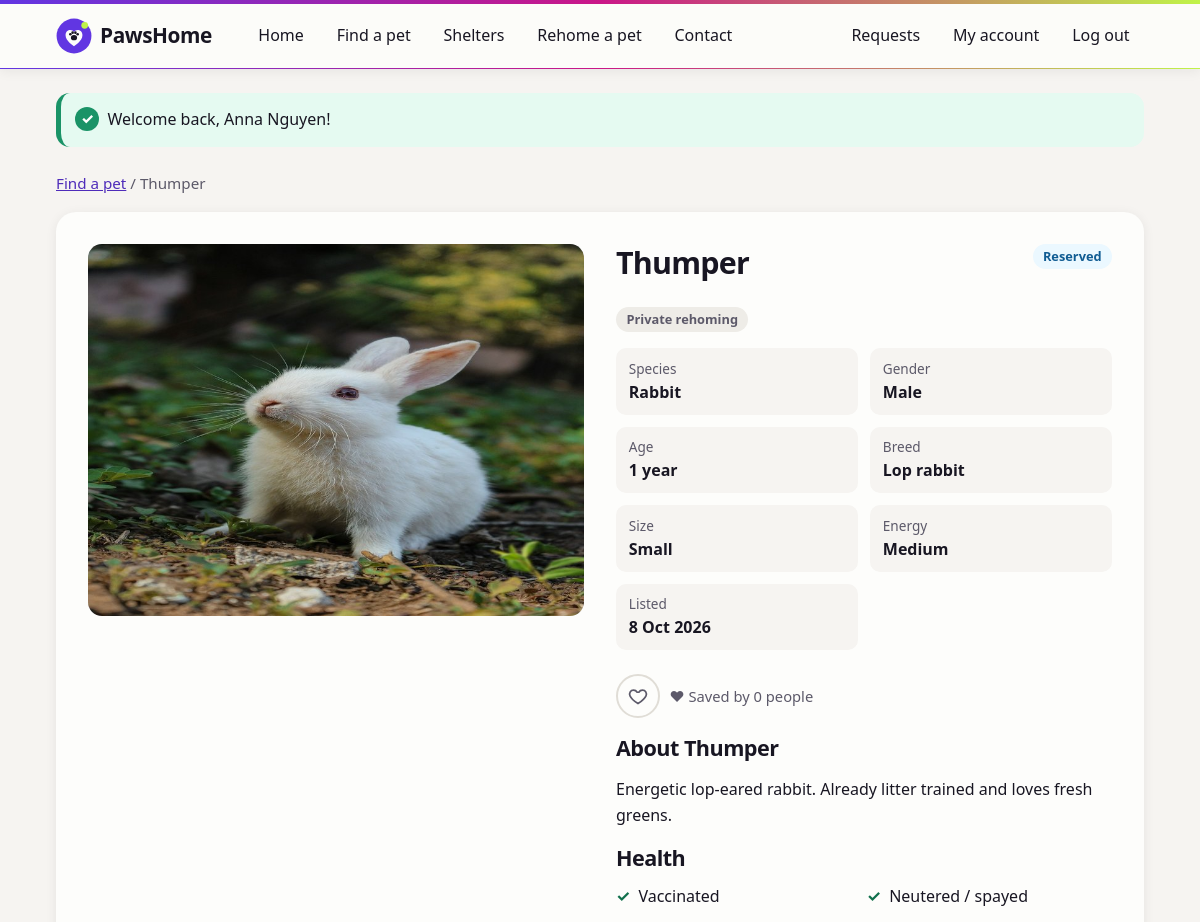
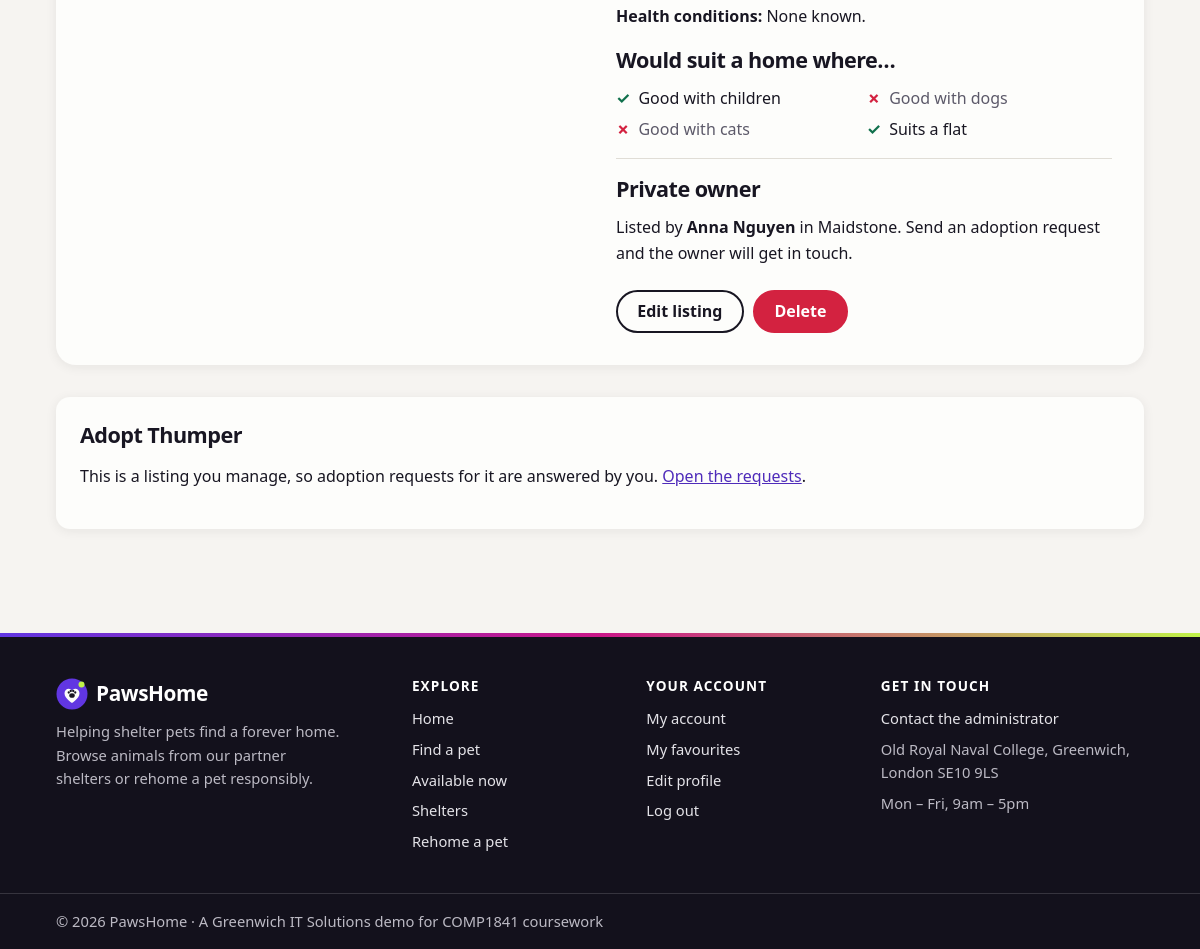
The app's page /pet.php?id=3 (signed in) with its own data (2 pictures, top to bottom).
### tables this page shows
CREATE TABLE pet (
    id INT NOT NULL AUTO_INCREMENT,
    name VARCHAR(50) NOT NULL,
    age INT NOT NULL,
    gender ENUM('Male', 'Female') NOT NULL,
    description TEXT NOT NULL,
    image VARCHAR(255) NULL,
    imagecredit VARCHAR(255) NULL,    
    imagesource VARCHAR(500) NULL,    
    breed VARCHAR(80) NULL,
    size ENUM('Small', 'Medium', 'Large') NOT NULL DEFAULT 'Medium',
    energy ENUM('Low', 'Medium', 'High') NOT NULL DEFAULT 'Medium',
    vaccinated TINYINT(1) NOT NULL DEFAULT 0,        
    neutered TINYINT(1) NOT NULL DEFAULT 0,
    healthnotes VARCHAR(500) NULL,                   
    goodwithkids TINYINT(1) NOT NULL DEFAULT 0,
    goodwithdogs TINYINT(1) NOT NULL DEFAULT 0,
    goodwithcats TINYINT(1) NOT NULL DEFAULT 0,
    apartmentok TINYINT(1) NOT NULL DEFAULT 0,       
    status ENUM('Available', 'Reserved', 'Adopted') NOT NULL DEFAULT 'Available',
     
    approval ENUM('Pending', 'Approved', 'Rejected') NOT NULL DEFAULT 'Pending',
    reviewnote VARCHAR(255) NULL,     
    dateadded DATE NOT NULL,
    speciesid INT NOT NULL,
    shelterid INT NULL,               
    city VARCHAR(100) NULL,           
    userid INT NULL,
    PRIMARY KEY (id),
    FOREIGN KEY (speciesid) REFERENCES species (id) ON DELETE RESTRICT,
    FOREIGN KEY (shelterid) REFERENCES shelter (id) ON DELETE RESTRICT,
    FOREIGN KEY (userid) REFERENCES user (id) ON DELETE SET NULL
);

CREATE TABLE species (
    id INT NOT NULL AUTO_INCREMENT,
    name VARCHAR(50) NOT NULL,
    PRIMARY KEY (id),
    UNIQUE KEY (name)
);

CREATE TABLE user (
    id INT NOT NULL AUTO_INCREMENT,
    name VARCHAR(100) NOT NULL,
    email VARCHAR(255) NOT NULL,
    password VARCHAR(255) NOT NULL,
    role ENUM('member', 'admin') NOT NULL DEFAULT 'member',
    shelterid INT NULL,               
    datejoined DATE NOT NULL,
    PRIMARY KEY (id),
    UNIQUE KEY (email)
);

### includes/Functions.php (called while the page is built, shortened)
<?php
function html($text) {
	return htmlspecialchars($text ?? '', ENT_QUOTES, 'UTF-8');
}
function loadTemplate($templateFile, $variables = []) {
	extract($variables);
	include __DIR__ . '/../templates/' . $templateFile;
	return ob_get_clean();
}
function formatDate($date) {
	return date('j M Y', strtotime($date));
}
function imagePath($image, $base = '') {
	if ($image != '' && file_exists(UPLOAD_DIR . $image)) {
		return $base . 'images/pets/' . $image;
	}
	return $base . 'images/no-image.svg';
}
function currentUser() {
	static $user = false;
	if ($user !== false) {
		return $user;
	}
	$user = null;
	if (isset($_SESSION['userid'])) {
		include_once __DIR__ . '/DatabaseConnection.php';
		$query = $pdo->prepare('SELECT user.id, user.name, user.email, user.role, user.shelterid, user.datejoined,
				shelter.name AS sheltername, shelter.verified AS shelterverified
			FROM user LEFT JOIN shelter ON shelter.id = user.shelterid
			WHERE user.id = :id');
		$query->execute([':id' => $_SESSION['userid']]);
		$user = $query->fetch() ?: null;
	}
	return $user;
}
function isLoggedIn() {
	return currentUser() !== null;
}
function isAdmin() {
	return isLoggedIn() && currentUser()['role'] == 'admin';
}
function currentShelterId() {
	return isLoggedIn() ? currentUser()['shelterid'] : null;
}
function currentUserId() {
	return isLoggedIn() ? currentUser()['id'] : null;
}
function canManagePet($pet) {
	return isAdmin()
		|| (isLoggedIn() && $pet['userid'] == currentUserId())
		|| (isShelterStaff() && !empty($pet['shelterid']) && $pet['shelterid'] == currentShelterId());
}
function compatibilityOptions() {
	return [
		'goodwithkids' => 'Good with children',
		'goodwithdogs' => 'Good with dogs',
		'goodwithcats' => 'Good with cats',
		'apartmentok' => 'Suits a flat'
	];
}
function isPrivateRehoming($pet) {
	return empty($pet['shelterid']);
}

### pet.php (called while the page is built, shortened)
<?php
include 'includes/Functions.php';
try {
	include 'includes/DatabaseConnection.php';
	include 'includes/DatabaseFunctions.php';
	$pet = getPet($pdo, getValue($_GET, 'id', 0));
	if (!$pet || !canViewPet($pet)) {
		http_response_code(404);
		$title = 'Pet not found';
		$output = loadTemplate('error.html.php', ['message' => 'Sorry, we could not find that pet. It may have been removed.']);
	} else {
		$output = loadTemplate('pet.html.php', [
			'pet' => $pet,
			'myRequest' => isLoggedIn() ? findUserRequest($pdo, $pet['id'], currentUserId()) : false,
			'favouriteIds' => isLoggedIn() ? favouriteIds($pdo, currentUserId()) : [],
			'profile' => isLoggedIn() ? findAdopterProfile($pdo, currentUserId()) : false
		]);
	}
} catch (PDOException $e) {
	$title = 'An error has occurred';
	$output = loadTemplate('error.html.php', ['message' => 'Database error: ' . $e->getMessage()]);
}
include 'templates/layout.html.php';

### includes/DatabaseFunctions.php (called while the page is built, shortened)
<?php
function query($pdo, $sql, $parameters = []) {
	$query = $pdo->prepare($sql);
	$query->execute($parameters);
	return $query;
}
function petSelect() {
	return 'SELECT pet.id, pet.name, pet.age, pet.gender, pet.description, pet.image,
			pet.imagecredit, pet.imagesource,
			pet.breed, pet.size, pet.energy, pet.vaccinated, pet.neutered, pet.healthnotes,
			pet.goodwithkids, pet.goodwithdogs, pet.goodwithcats, pet.apartmentok,
			pet.status, pet.approval, pet.reviewnote, pet.dateadded, pet.speciesid, pet.shelterid, pet.userid,
			species.name AS speciesname,
			shelter.name AS sheltername,
			COALESCE(shelter.city, pet.city) AS sheltercity,   -- a private rehoming has no shelter, so use its own city
			shelter.email AS shelteremail, shelter.phone AS shelterphone,
			shelter.verified AS shelterverified,
			user.name AS postedby, user.role AS postedbyrole,
			(SELECT COUNT(*) FROM favourite WHERE favourite.petid = pet.id) AS favouritecount
		FROM pet
		INNER JOIN species ON pet.speciesid = species.id
		LEFT JOIN shelter ON pet.shelterid = shelter.id
		LEFT JOIN user ON pet.userid = user.id';
}
function getPet($pdo, $id) {
	$parameters = [':id' => $id];
	$query = query($pdo, petSelect() . ' WHERE pet.id = :id', $parameters);
	return $query->fetch();
}

### templates/pet.html.php (the view, shortened to what this page needs)
<nav class="breadcrumb" aria-label="Breadcrumb">
	<a href="pets.php">Find a pet</a> <span aria-hidden="true">/</span> <span aria-current="page"><?=html($pet['name'])?></span>
</nav>
<article class="pet-detail">
	<figure class="pet-figure">
		<img class="pet-photo" src="<?=html(imagePath($pet['image']))?>" alt="Photo of <?=html($pet['name'])?> the <?=html(strtolower($pet['speciesname']))?>" width="600" height="450">
	</figure>
	<div class="pet-info">
		<div class="card-top">
			<h1><?=html($pet['name'])?></h1>
			<span class="badge badge-<?=strtolower(html($pet['status']))?>"><?=html($pet['status'])?></span>
		</div>
		<p class="trust-row"><?php include __DIR__ . '/trustbadge.html.php'; ?></p>
		<dl class="facts">
			<div><dt>Species</dt><dd><?=html($pet['speciesname'])?></dd></div>
			<div><dt>Gender</dt><dd><?=html($pet['gender'])?></dd></div>
			<div><dt>Age</dt><dd><?=html($pet['age'])?> <?=$pet['age'] == 1 ? 'year' : 'years'?></dd></div>
			<?php if ($pet['breed']): ?>
				<div><dt>Breed</dt><dd><?=html($pet['breed'])?></dd></div>
			<?php endif; ?>
			<div><dt>Size</dt><dd><?=html($pet['size'])?></dd></div>
			<div><dt>Energy</dt><dd><?=html($pet['energy'])?></dd></div>
			<div><dt>Listed</dt><dd><time datetime="<?=html($pet['dateadded'])?>"><?=formatDate($pet['dateadded'])?></time></dd></div>
		</dl>
		<div class="favourite-row">
			<?php if (isLoggedIn() && $pet['approval'] == 'Approved'): ?>
				<?php include __DIR__ . '/favouritebutton.html.php'; ?>
			<?php endif; ?>
			<p class="meta">
				&hearts; Saved by <span data-count-for="<?=html($pet['id'])?>"><?=html($pet['favouritecount'])?></span> <span data-count-word-for="<?=html($pet['id'])?>"><?=$pet['favouritecount'] == 1 ? 'person' : 'people'?></span>
			</p>
		</div>
		<h2>About <?=html($pet['name'])?></h2>
		<p class="description"><?=nl2br(html($pet['description']))?></p>
		<h2>Health</h2>
		<ul class="check-list">
			<li class="<?=$pet['vaccinated'] ? 'yes' : 'no'?>"><span class="visually-hidden"><?=$pet['vaccinated'] ? 'Yes: ' : 'No: '?></span>Vaccinated</li>
			<li class="<?=$pet['neutered'] ? 'yes' : 'no'?>"><span class="visually-hidden"><?=$pet['neutered'] ? 'Yes: ' : 'No: '?></span>Neutered / spayed</li>
		</ul>
		<p class="health-notes"><strong>Health conditions:</strong> <?=$pet['healthnotes'] ? html($pet['healthnotes']) : 'None known.'?></p>
		<h2>Would suit a home where&hellip;</h2>
		<ul class="check-list">
			<?php foreach (compatibilityOptions() as $column => $label): ?>
				<li class="<?=$pet[$column] ? 'yes' : 'no'?>"><span class="visually-hidden"><?=$pet[$column] ? 'Yes: ' : 'No: '?></span><?=html($label)?></li>
			<?php endforeach; ?>
		</ul>
		<div class="shelter-box">
			<?php if (isPrivateRehoming($pet)): ?>
				<h2>Private owner</h2>
				<p>Listed by <strong><?=html($pet['postedby'] ?? 'a member')?></strong><?=$pet['sheltercity'] ? ' in ' . html($pet['sheltercity']) : ''?>.
					Send an adoption request and the owner will get in touch.</p>
			<?php endif; ?>
		</div>
		<?php if (canManagePet($pet)): ?>
			<div class="owner-actions">
				<a class="btn btn-outline" href="editpet.php?id=<?=html($pet['id'])?>">Edit listing</a>
				<form action="deletepet.php" method="post" class="inline-form" data-confirm="Delete <?=html($pet['name'])?>? This cannot be undone.">
					<button class="btn btn-danger" type="submit">Delete</button>
				</form>
			</div>
		<?php endif; ?>
	</div>
</article>
<section class="panel request-panel" aria-labelledby="request-heading">
	<h2 id="request-heading">Adopt <?=html($pet['name'])?></h2>
	<?php if ($pet['approval'] != 'Approved'): ?>
		<p>Adoption requests open once this listing has been approved.</p>
	<?php elseif (canManagePet($pet)): ?>
		<p>This is a listing you manage, so adoption requests for it are answered by you.
			<a href="<?=isAdmin() ? 'admin/requests.php' : 'requests.php'?>">Open the requests</a>.</p>
	<?php elseif ($pet['status'] == 'Adopted'): ?>
		<p><?=html($pet['name'])?> has already found a home. <a href="pets.php?status=Available">See pets that are still available</a>.</p>
	<?php elseif (!isLoggedIn()): ?>
		<p><a href="login.php">Log in</a> or <a href="register.php">create a free account</a> to send an adoption request.</p>
	<?php elseif ($myRequest && $myRequest['status'] != 'Rejected'): ?>
		<p>You have already sent a request for <?=html($pet['name'])?>. You can follow it, or withdraw it, on <a href="myaccount.php#my-requests">your account page</a>.</p>
	<?php endif; ?>
</section>

### records on screen
pet: name "Thumper", image (picture), status "Reserved", speciesid.name "Rabbit", gender "Male", age "1", breed "Lop rabbit", size "Small", energy "Medium", dateadded "8 Oct 2026", description "Energetic lop-eared rabbit. Already litter trained and loves fresh greens.", userid.name "Anna Nguyen"

### other values on screen
html($flash['message']) "Welcome back, Anna Nguyen!"
html($pet['favouritecount']) "0"
html($label) "Good with children"
html($label) "Good with dogs"
html($label) "Good with cats"
html($label) "Suits a flat"
html($pet['sheltercity']) "Maidstone"
